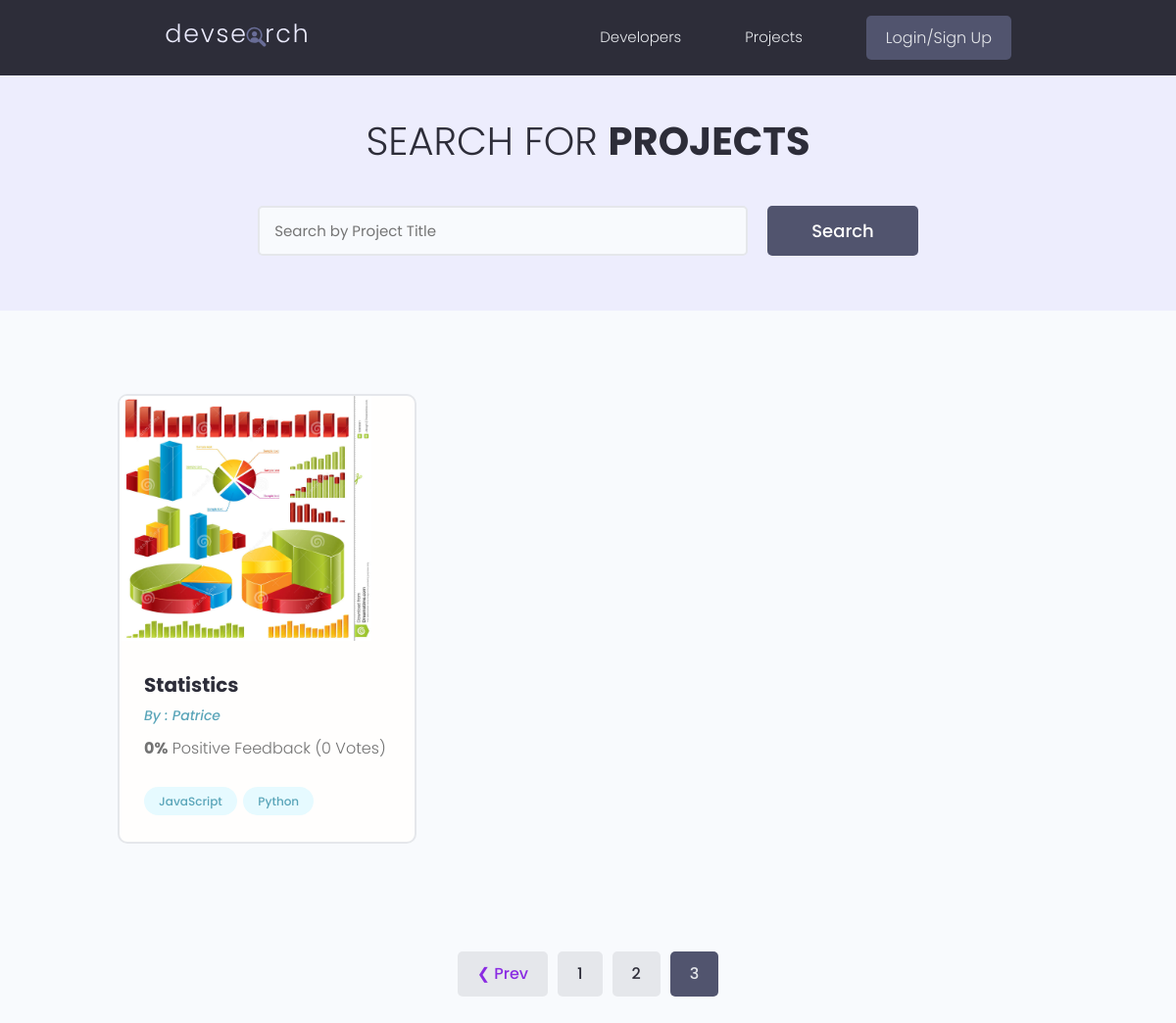
/projects/?page=3, run on an earlier commit of the app's database.
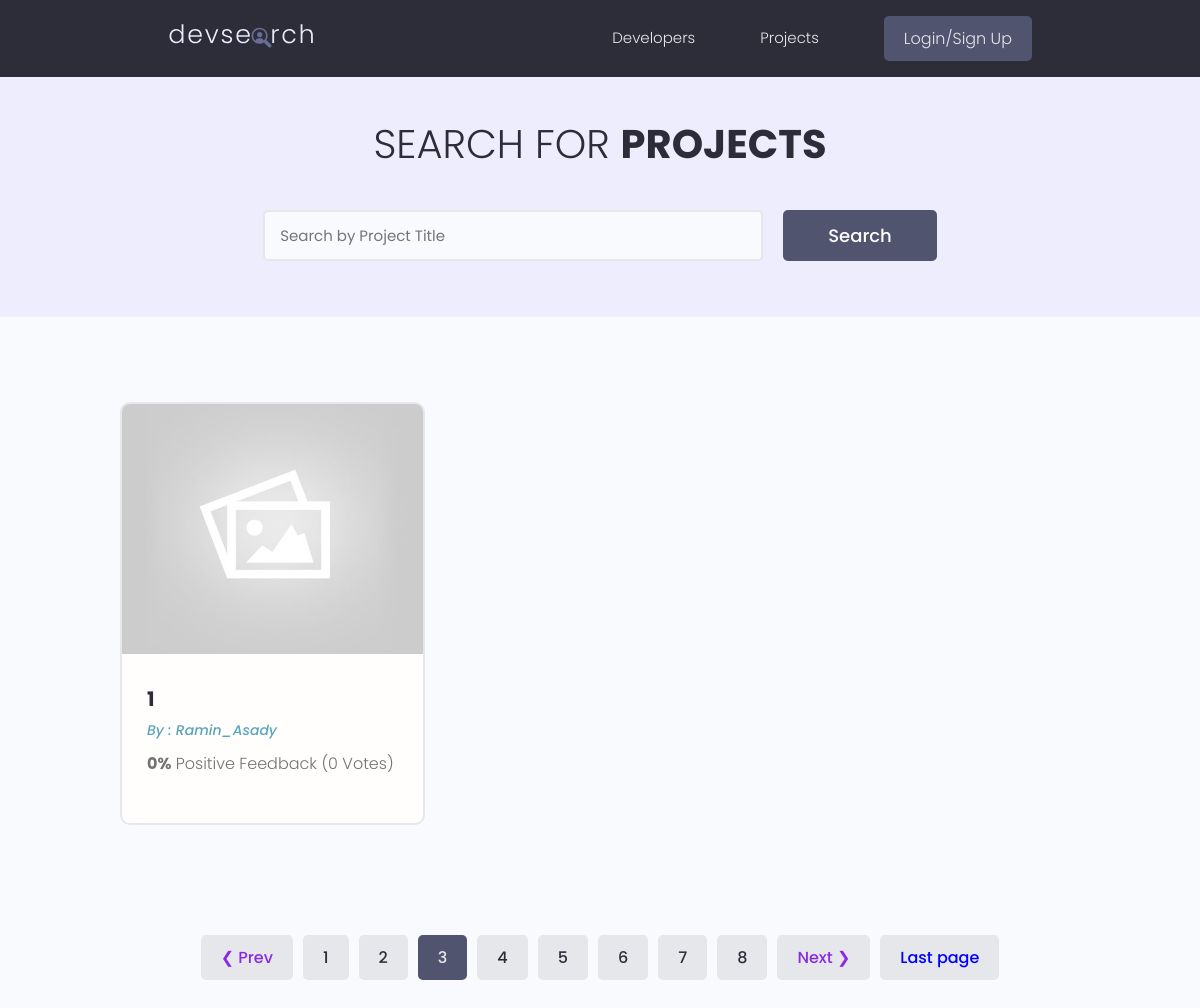
And on a later commit of the database.
### projects/models.py (models this page shows, shortened)
class Project(models.Model):
    owner=models.ForeignKey(Profile, on_delete=models.CASCADE,blank=True,null=True)
    title=models.CharField(max_length=200)
    description=models.TextField(null=True,blank=True)
    featured_image=models.ImageField(null=True,blank=True, default='ProjectImages/default.jpg',upload_to="ProjectImages/")
    demo_link=models.CharField(max_length=2000,null=True,blank=True)
    source_link=models.CharField(max_length=2000,null=True,blank=True)
    tags=models.ManyToManyField('Tag',blank=True)
    vote_total=models.IntegerField(default=0,null=True,blank=True)
    vote_ratio=models.IntegerField(default=0,null=True,blank=True)
    created=models.DateTimeField(auto_now_add=True)
    id=models.UUIDField(default=uuid.uuid4,unique=True,primary_key=True,editable=False)
    class Meta:
        ordering=['-vote_ratio' , '-vote_total' , 'title']

class Tag(models.Model):
    name=models.CharField(max_length=400)
    created=models.DateTimeField(auto_now_add=True)
    id=models.UUIDField(default=uuid.uuid4,unique=True,primary_key=True,editable=False)
    def __str__(self):
        return self.name

### users/models.py (models this page shows)
class Profile(models.Model):
    user=models.OneToOneField(User,null=True,blank=True,on_delete=models.CASCADE)
    name=models.CharField(max_length=200,null=True,blank=True)
    username=models.CharField(max_length=200,null=True,blank=True)
    email=models.EmailField(max_length=500,null=True,blank=True)
    short_intro=models.CharField(max_length=200,null=True,blank=True)
    bio=models.TextField(null=True,blank=True)
    location=models.CharField(max_length=200,null=True,blank=True)
    profile_image=models.ImageField(null=True,blank=True,upload_to='profiles/',default='profiles/user-default.png')
    social_github=models.CharField(max_length=200,null=True,blank=True)
    social_twitter=models.CharField(max_length=200,null=True,blank=True)
    social_linkedin=models.CharField(max_length=200,null=True,blank=True)
    social_youtube=models.CharField(max_length=200,null=True,blank=True)
    social_website=models.CharField(max_length=200,null=True,blank=True)
    created=models.DateTimeField(auto_now_add=True)
    id=models.UUIDField(default=uuid.uuid4,unique=True,primary_key=True,editable=False)
    def __str__(self):
        return str(self.username)
    class Meta():
        ordering=['-created']

### projects/views.py (the view)
# urls.py: path('projects/',views.getProjects),
def projects(request):
    projects , search_query = projectSearch(request)
    if  not projects:
         messages.error(request,'There is no project related your search!!!')
    result=1
    projects , custom_range , showFirstPage , showLastPage , paginator= projectPagination(request,projects,result)
    content={"projects":projects,'search_text':search_query , 'page_range':custom_range ,
                'showFirstPage':showFirstPage , 'showLastPage':showLastPage , 'paginator':paginator}
    return render(request,'projects.html' , content)

### projects/utils.py (called while the page is built)
def projectSearch(request):
    search_query=''
    if request.GET.get('search_query'):
        search_query=request.GET.get('search_query')
    tags=Tag.objects.filter(name__icontains=search_query)
    projects=Project.objects.distinct().filter(Q(title__icontains=search_query) | Q(vote_total__icontains=search_query) |
                            Q(tags__in=tags) | Q(owner__username__icontains=search_query))
    return projects , search_query

### projects/templates/projects.html (shortened to what this page needs)
{%  extends 'main.html' %}
{% block content %}
 <main class="projects">
    <section class="hero-section text-center">
      <div class="container container--narrow">
        <div class="hero-section__box">
          <h2>Search for <span>Projects</span></h2>
        </div>
        <div class="hero-section__search">
          <form id="searchForm" class="form" action=" " method="get">
            <div class="form__field">
              <input class="input input--text" id="formInput#search" type="text" name="search_query"
                placeholder="Search by Project Title" value="{{search_text}}" />
            </div>
            <input class="btn btn--sub btn--lg" type="submit" value="Search" />
          </form>
        </div>
      </div>
    </section>
    <section class="projectsList">
      <div class="container">
        <div class="grid grid--three">
        {% for item in projects %}
          <div class="column">
            <div class="card project">
              <a href="{% url 'single_project' item.title %}" class="project">
                <img class="project__thumbnail" src="{{ item.featured_image.url }}" alt="project thumbnail" />
                <div class="card__body">
                  <h3 class="project__title">{{ item.title }}</h3>
                  <p><a class="project__author" href="{% url 'user_profile' item.owner.username %}">By : {{ item.owner}}</a></p>
                  <p class="project--rating">
                    <span style="font-weight: bold;">{{item.vote_ratio}}%</span> Positive
                    Feedback ({{item.vote_total}} Vote{{item.vote_total|pluralize:"s"}})
                  </p>
                  <div class="project__tags">
                    {% for tags in item.tags.all %}
                    <span class="tag tag--pill tag--main">
                      <small>{{tags}}</small>
                    </span>
                    {% endfor %}
                  </div>
                </div>
              </a>
            </div>
          </div>
        {% endfor %}
        </div>
      </div>
    </section>
  </main>
  {% include 'pagination.html' with query_set=projects %}
{% endblock content %}

What changed in the data, as far as the page shows it:
no longer on this page (row edited): Project: featured_image (picture), title "Statistics", owner "Patrice", vote_ratio "0", vote_total "0"
no longer on this page (row unchanged): Tag: name "JavaScript"
no longer on this page (row unchanged): Tag: name "Python"
added Project: featured_image (placeholder picture), title "1", owner "Ramin_Asady", vote_ratio "0", vote_total "0"
Also different on the page:
new list line: "4"
new list line: "5"
new list line: "6"
new list line: "7"
new list line: "8"
text now shown: "Next ❯ Last page"
